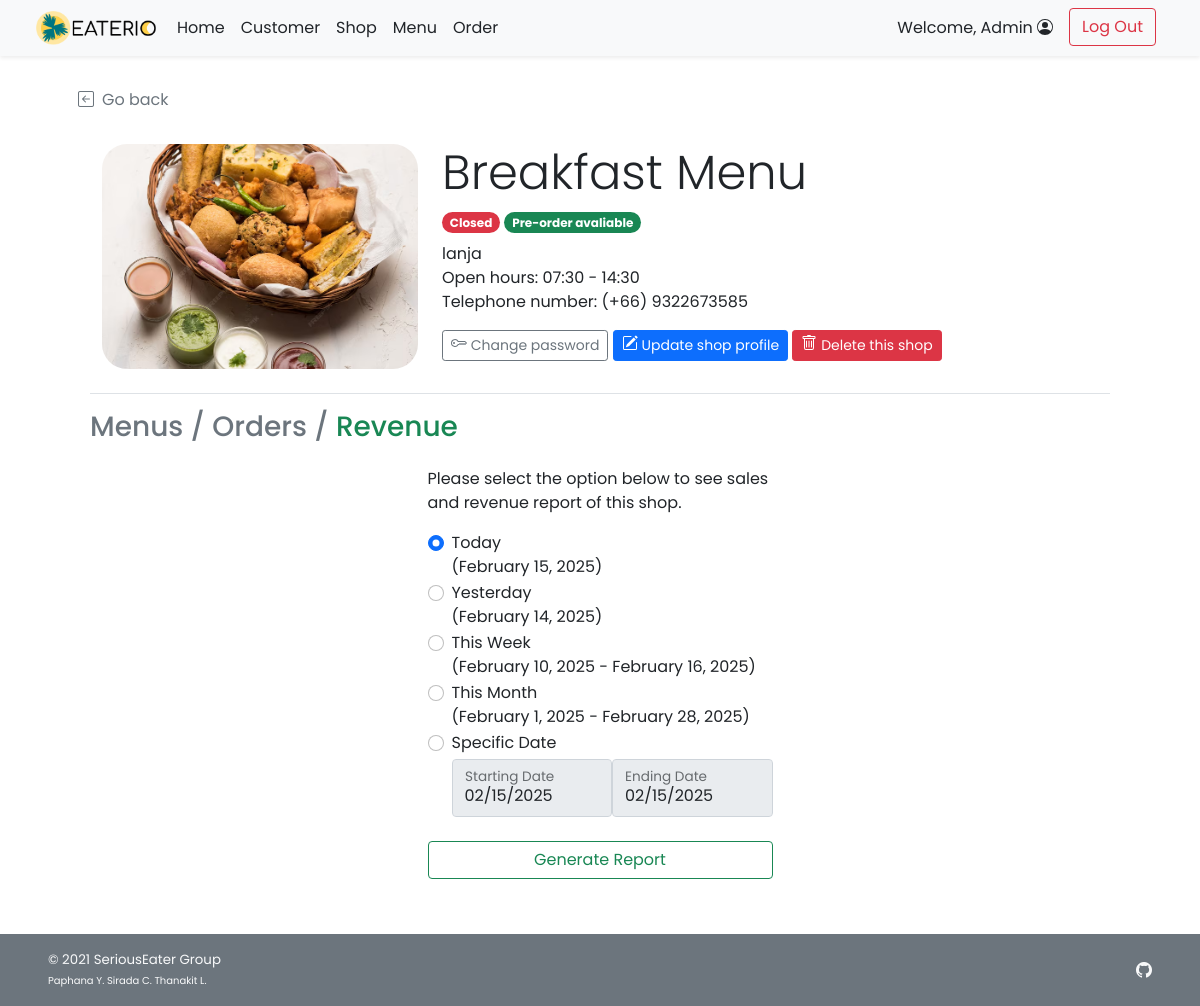
Screenshot of /admin/admin_shop_revenue.php?s_id=1 (signed in) with the database file from the repository.
### tables this page shows
CREATE TABLE `shop` (
  `s_id` int(11) NOT NULL,
  `s_username` varchar(45) NOT NULL,
  `s_pwd` varchar(45) NOT NULL,
  `s_name` varchar(100) NOT NULL,
  `s_location` varchar(100) NOT NULL,
  `s_openhour` time NOT NULL,
  `s_closehour` time NOT NULL,
  `s_status` tinyint(4) NOT NULL DEFAULT 1 COMMENT 'Shop ready for taking an order or not (True for open, False for close)',
  `s_preorderStatus` tinyint(4) NOT NULL DEFAULT 1 COMMENT 'Shop is ready for tomorrow pre-order or not',
  `s_email` varchar(100) NOT NULL,
  `s_phoneno` varchar(45) NOT NULL,
  `s_pic` text DEFAULT NULL
);

### shop/range_fn.php (called while the page is built, shortened)
<?php
    function rangeWeek ($datestr) {
        $dt = strtotime ($datestr);
        return array (
            "start" => date ('N', $dt) == 1 ? date ('Y-m-d', $dt) : date ('Y-m-d', strtotime ('last monday', $dt)),
            "end" => date('N', $dt) == 7 ? date ('Y-m-d', $dt) : date ('Y-m-d', strtotime ('next sunday', $dt))
        );
    }
    function rangeMonth ($datestr) {
        $dt = strtotime ($datestr);
        return array (
            "start" => date ('Y-m-d', strtotime ('first day of this month', $dt)),
            "end" => date ('Y-m-d', strtotime ('last day of this month', $dt))
        );
    }
?>

### admin/admin_shop_revenue.php (the view, shortened to what this page needs)
<!DOCTYPE html>
<html lang="en">
<head>
    <?php
        include("../conn_db.php");
        include('../head.php');
        include("../shop/range_fn.php");
    ?>
    <link href="../css/main.css" rel="stylesheet">
    <link href="../css/menu.css" rel="stylesheet">
    <link href="../css/login.css" rel="stylesheet">
</head>
<body class="d-flex flex-column h-100 bg-white">
    <?php include('nav_header_admin.php')?>
    <?php
        $s_id = $_GET["s_id"];
        $query = "SELECT s_name,s_location,s_openhour,s_closehour,s_status,s_preorderstatus,s_phoneno,s_pic
        FROM shop WHERE s_id = {$s_id} LIMIT 0,1";
        $result = $mysqli -> query($query);
        $shop_row = $result -> fetch_array();
    ?>
    <div class="container px-5 py-4" id="shop-body">
        <a class="nav nav-item text-decoration-none text-muted mb-2" href="#" onclick="history.back();">
            <i class="bi bi-arrow-left-square me-2"></i>Go back
        </a>
        <div class="container row row-cols-6 row-cols-md-12 g-5 pt-4 mb-4" id="shop-header">
            <div class="rounded-25 col-6 col-md-4" id="shop-img" style="
                    background: url(
                        <?php
                            if(is_null($shop_row["s_pic"])){echo "'../img/default.png'";}
                            else{echo "'../img/{$shop_row['s_pic']}'";}
                        ?>
                    ) center; height: 225px;
                    background-size: cover; background-repeat: no-repeat;
                    background-position: center;">
            </div>
            <div class="col-6 col-md-8">
                <h1 class="display-5 strong"><?php echo $shop_row["s_name"];?></h1>
                <ul class="list-unstyled">
                    <li class="my-2">
                        <?php
                            $now = date('H:i:s');
                            if((($now < $shop_row["s_openhour"])||($now > $shop_row["s_closehour"]))||($shop_row["s_status"]==0)){
                        ?>
                        <span class="badge rounded-pill bg-danger">Closed</span>
                        <?php }else{ ?>
                        <span class="badge rounded-pill bg-success">Open</span>
                        <?php }
                            if($shop_row["s_preorderstatus"]==1){
                        ?>
                        <span class="badge rounded-pill bg-success">Pre-order avaliable</span>
                        <?php }else{ ?>
                        <span class="badge rounded-pill bg-danger">Pre-order Unavaliable</span>
                        <?php } ?>
                    </li>
                    <li class=""><?php echo $shop_row["s_location"];?></li>
                    <li class="">Open hours:
                        <?php
                            $open = explode(":",$shop_row["s_openhour"]);
                            $close = explode(":",$shop_row["s_closehour"]);
                            echo $open[0].":".$open[1]." - ".$close[0].":".$close[1];
                        ?>
                    </li>
                    <li class="">Telephone number: <?php echo "(+66) ".$shop_row["s_phoneno"];?></li>
                </ul>
                <a class="btn btn-sm btn-outline-secondary" href="admin_shop_pwd.php?s_id=<?php echo $s_id?>">
            Change password
        </a>
        <a class="btn btn-sm btn-primary mt-2 mt-md-0" href="admin_shop_edit.php?s_id=<?php echo $s_id?>">
            Update shop profile
        </a>
        <a class="btn btn-sm btn-danger mt-2 mt-md-0" href="admin_shop_delete.php?s_id=<?php echo $s_id?>">
            Delete this shop
        </a>
            </div>
        </div>
        <div class="container">
        <h3 class="border-top pt-3 my-2">
            <a class="text-decoration-none link-secondary" href="admin_shop_detail.php?s_id=<?php echo $s_id?>">Menus</a>
            <span class="text-secondary">/</span>
            <a class="nav-item text-decoration-none link-secondary" href="admin_shop_order.php?s_id=<?php echo $s_id?>">Orders</a></span>
            <span class="text-secondary">/</span>
            <a class="nav-item text-decoration-none link-success" href="admin_shop_revenue.php?s_id=<?php echo $s_id?>">Revenue</a></span>
        </h3>
        </div>
        <div class="container form-signin">
        <form method="GET" action="admin_shop_report.php" class="form-floating">
            <p>Please select the option below to see sales and revenue report of this shop.</p>
            <div class="form-check">
                <input class="form-check-input" type="radio" name="rev_mode" id="rev_mode1" value="1" checked onclick="switch_disable(0)">
                <label class="form-check-label" for="rev_mode1">
                    Today<br />(<?php echo date('F j, Y');?>)
                </label>
            </div>
            <div class="form-check">
                <input class="form-check-input" type="radio" name="rev_mode" id="rev_mode2" value="2" onclick="switch_disable(0)">
                <label class="form-check-label" for="rev_mode2">
                    Yesterday<br />(<?php echo (new Datetime()) -> sub(new DateInterval("P1D")) -> format('F j, Y');?>)
                </label>
            </div>
            <div class="form-check">
                <input class="form-check-input" type="radio" name="rev_mode" id="rev_mode3" value="3" onclick="switch_disable(0)">
                <label class="form-check-label" for="rev_mode3">
                    This Week<br /> (<?php
                    $weekrange = rangeWeek(date('Y-n-j'));
                    $week_start = (new Datetime($weekrange["start"])) -> format('F j, Y');
                    $week_end = (new Datetime($weekrange["end"])) -> format('F j, Y');
                    echo "{$week_start} - {$week_end}";
                    ?>)
                </label>
            </div>
            <div class="form-check">
                <input class="form-check-input" type="radio" name="rev_mode" id="rev_mode4" value="4" onclick="switch_disable(0)">
                <label class="form-check-label" for="rev_mode4">
                    This Month<br /> (<?php
                    $monthrange = rangeMonth(date('Y-n-j'));
                    $month_start = (new Datetime($monthrange["start"])) -> format('F j, Y');
                    $month_end = (new Datetime($monthrange["end"])) -> format('F j, Y');
                    echo "{$month_start} - {$month_end}";
                    ?>)
                </label>
            </div>
            <div class="form-check">
                <input class="form-check-input" type="radio" name="rev_mode" id="rev_mode5" value="5" onclick="switch_disable(1)">
                <label class="form-check-label" for="rev_mode5">
                    Specific Date<br />
                </label>
                <div class="row row-cols-2 g-0 mt-1 mb-2">
                    <div class="col">
                        <div class="form-floating">
                            <input type="date" class="form-control" id="start_date" placeholder="Starting Date"
                                value="<?php echo date('Y-m-d');?>" max="<?php echo date('Y-m-d');?>" name="start_date"
                                oninput="update_minrange()" disabled>
                            <label for="start_date">Starting Date</label>
                        </div>
                    </div>
                    <div class="col">
                        <div class="form-floating">
                            <input type="date" class="form-control" id="end_date" placeholder="Ending Date"
                                value="<?php echo date('Y-m-d');?>" max="<?php echo date('Y-m-d');?>" name="end_date" disabled>
                            <label for="end_date">Ending Date</label>
                        </div>
                    </div>
                </div>
            </div>
            <button class="w-100 btn btn-outline-success my-3" type="submit">Generate Report</button>
        </form>
    </div>
    </div>
    <footer
        class="footer d-flex flex-wrap justify-content-between align-items-center px-5 py-3 mt-auto bg-secondary text-light">
        <span class="smaller-font">&copy; 2021 SeriousEater Group<br /><span class="xsmall-font">Paphana Y. Sirada C.
                Thanakit L.</span></span>
        <ul class="nav justify-content-end list-unstyled d-flex">
            <li class="ms-3"><a class="text-light" target="_blank" href="https://github.com/waterthatfrozen/EATERIO"><i
                        class="bi bi-github"></i></a></li>
        </ul>
    </footer>
</body>
</html>

### css/main.css (style rules this page uses)
html { height: 100%; }
body { height: 100%; padding-top: 4rem; margin-bottom: -50px; font-family: 'Poppins', 'Noto Sans Thai', sans-serif; }
a { cursor: pointer; }
.bi { vertical-align: -.125em; fill: currentColor; }
.smaller-font { font-size: smaller; }
.xsmall-font { font-size: x-small; }
.rounded-25 { border-radius: 25px; }

### css/menu.css (style rules this page uses)
html, body { height: 100%; }

### css/login.css (style rules this page uses)
html, body { height: 100%; font-family: 'Poppins', 'Noto Sans Thai', sans-serif; }
body { background-color: #f5f5f5; padding-top: 4rem; margin-bottom: -50px; }
.form-signin { width: 100%; max-width: 375px; padding: 15px; margin: auto; }
.smaller-font { font-size: smaller; }
.xsmall-font { font-size: x-small; }
.rounded-25 { border-radius: 25px; }

### rows the page displays
shop: s_pic (picture), s_name "Breakfast Menu", s_location "lanja", s_openhour "07", s_openhour "30", s_closehour "14", s_closehour "30", s_phoneno "9322673585"

### other values shown
$_SESSION['firstname'] "Admin"
$week_start "February 10, 2025"
$week_end "February 16, 2025"
$month_start "February 1, 2025"
$month_end "February 28, 2025"
